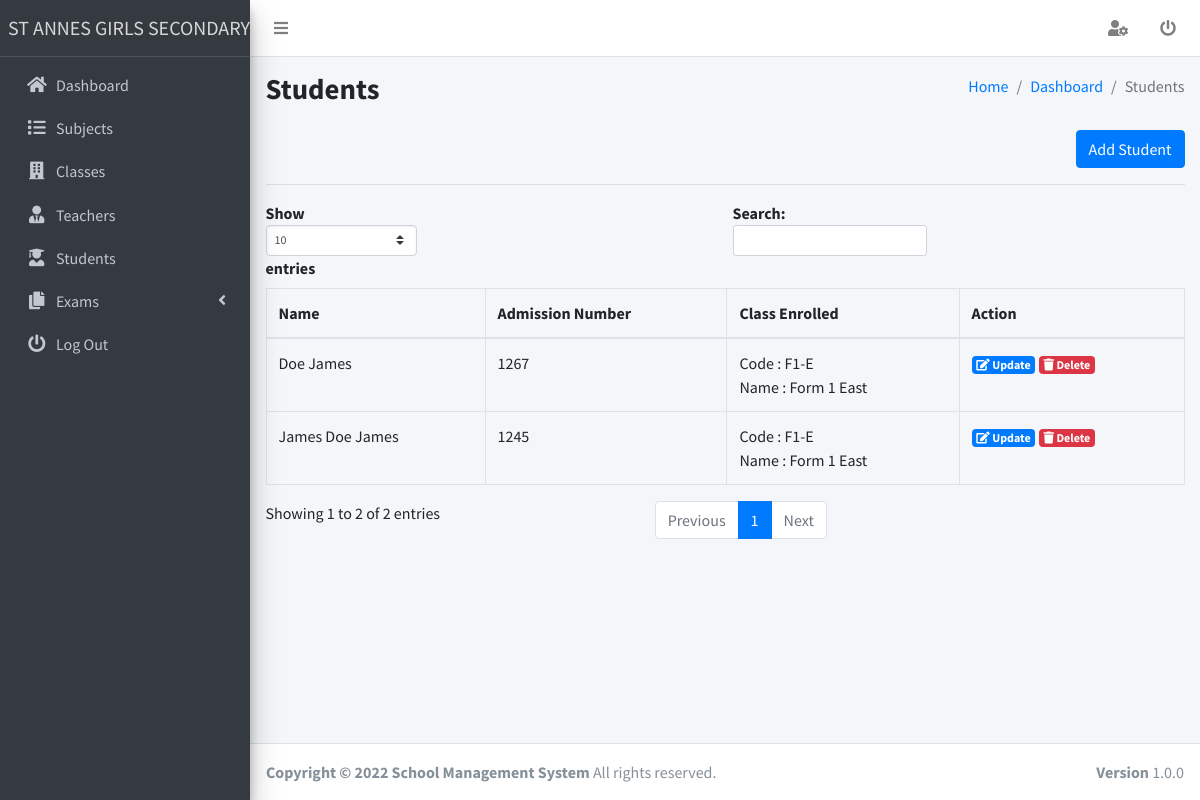
/students (signed in), run on the app's committed database.
### tables this page shows
CREATE TABLE `student` (
  `student_id` int(200) NOT NULL,
  `student_admno` varchar(200) DEFAULT NULL,
  `student_class_id` int(200) NOT NULL,
  `student_name` varchar(200) DEFAULT NULL
);

CREATE TABLE `class` (
  `class_id` int(200) NOT NULL,
  `class_code` varchar(200) DEFAULT NULL,
  `class_name` varchar(200) DEFAULT NULL
);

### students.php (the view, shortened to what this page needs)
<?php
require_once('config/config.php');
require_once('partials/head.php');
?>
<body class="hold-transition sidebar-mini layout-fixed layout-navbar-fixed layout-footer-fixed">
    <div class="wrapper">
        <?php require_once('partials/navbar.php'); ?>
        <?php require_once('partials/aside.php'); ?>
        <div class="content-wrapper">
            <div class="content-header">
                <div class="container-fluid">
                    <div class="row mb-2">
                        <div class="col-sm-6">
                            <h1 class="m-0 text-bold">Students</h1>
                        </div>
                        <div class="col-sm-6">
                            <ol class="breadcrumb float-sm-right">
                                <li class="breadcrumb-item"><a href="dashboard">Home</a></li>
                                <li class="breadcrumb-item"><a href="">Dashboard</a></li>
                                <li class="breadcrumb-item active">Students</li>
                            </ol>
                        </div>
                    </div>
                </div>
            </div>
            <section class="content">
                <div class="container-fluid">
                    <div class="text-right">
                        <button type="button" class="btn btn-primary" data-toggle="modal" data-target="#add_modal">Add Student</button>
                    </div>
                    <hr>
                    <div class="row">
                        <div class="col-12">
                            <table id="" class="table table-bordered table-hover">
                                <thead>
                                    <tr>
                                        <th>Name</th>
                                        <th>Admission Number </th>
                                        <th>Class Enrolled</th>
                                        <th>Action</th>
                                    </tr>
                                </thead>
                                <tbody>
                                    <?php
                                    $ret = "SELECT * FROM student s
                                    INNER JOIN class c
                                     ON s.student_class_id = c.class_id";
                                    $stmt = $mysqli->prepare($ret);
                                    $stmt->execute();
                                    $res = $stmt->get_result();
                                    while ($std = $res->fetch_object()) {
                                    ?>
                                        <tr>
                                            <td><?php echo $std->student_name; ?></td>
                                            <td>
                                                <?php echo $std->student_admno; ?>
                                            </td>
                                            <td>
                                                Code : <?php echo $std->class_code . '<br> Name : ' . $std->class_name; ?>
                                            </td>
                                            <td>
                                                <a class="badge badge-primary" data-toggle="modal" href="#edit-<?php echo $std->student_id; ?>">
                                                    <i class="fas fa-edit"></i>
                                                    Update
                                                </a>
                                                <a class="badge badge-danger" data-toggle="modal" href="#delete-<?php echo $std->student_id; ?>">
                                                    <i class="fas fa-trash"></i>
                                                    Delete
                                                </a>
                                            </td>
                                        </tr>
                                    <?php
                                    }
                                    ?>
                                </tbody>
                            </table>
                        </div>
                    </div>
                </div>
            </section>
        </div>
        <?php require_once('partials/footer.php'); ?>
    </div>
</body>
</html>

### data on the page
student: student_name "James Doe James", student_admno "1245", student_class.class_code "F1-E", student_class.class_name "Form 1 East"
student: student_name "Doe James", student_admno "1267", student_class.class_code "F1-E", student_class.class_name "Form 1 East"
